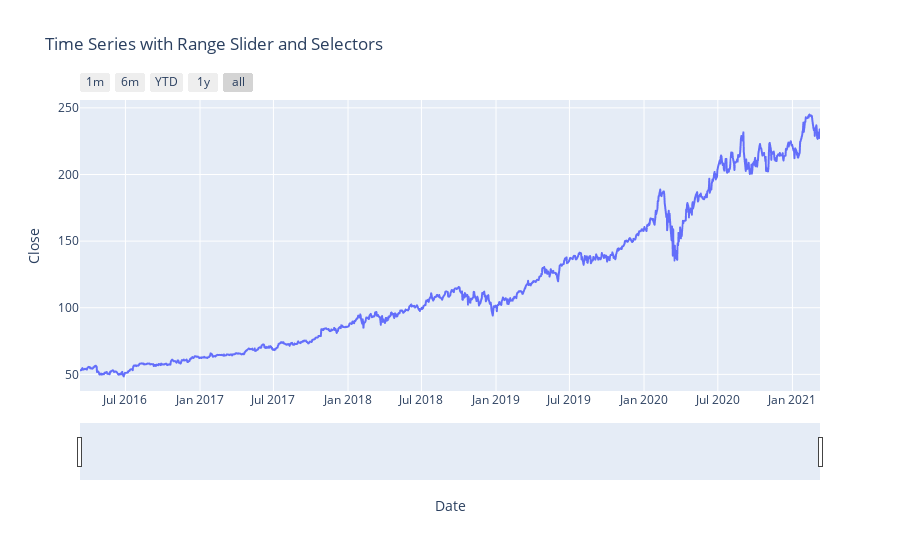

Notebook source saved alongside this figure:
### Code cell
# Plot data
import plotly.express as px

fig = px.line(df, x='Date', y='Close', title='Time Series with Range Slider and Selectors')

fig.update_xaxes(
    rangeslider_visible=True,
    rangeselector=dict(
        buttons=list([
            dict(count=1, label="1m", step="month", stepmode="backward"),
            dict(count=6, label="6m", step="month", stepmode="backward"),
            dict(count=1, label="YTD", step="year", stepmode="todate"),
            dict(count=1, label="1y", step="year", stepmode="backward"),
            dict(step="all")
        ])
    )
)
fig.show()

### Figure 1 — Plotly figure (JSON) as saved in the notebook; plotly's stock layout.template omitted (floating-point values rounded to 4 significant figures; data arrays with more than 128 entries replaced by an {"elided": "..."} marker saying what was removed)
{"data": [{"hovertemplate": "Date=%{x}<br>Close=%{y}<extra></extra>", "legendgroup": "", "line": {"color": "#636efa", "dash": "solid"}, "mode": "lines", "name": "", "showlegend": false, "type": "scattergl", "x": {"elided": "1258 str values"}, "xaxis": "x", "y": {"elided": "1258 float values"}, "yaxis": "y"}], "layout": {"legend": {"tracegroupgap": 0}, "title": {"text": "Time Series with Range Slider and Selectors"}, "xaxis": {"anchor": "y", "domain": [0, 1], "rangeselector": {"buttons": [{"count": 1, "label": "1m", "step": "month", "stepmode": "backward"}, {"count": 6, "label": "6m", "step": "month", "stepmode": "backward"}, {"count": 1, "label": "YTD", "step": "year", "stepmode": "todate"}, {"count": 1, "label": "1y", "step": "year", "stepmode": "backward"}, {"step": "all"}]}, "rangeslider": {"visible": true}, "title": {"text": "Date"}}, "yaxis": {"anchor": "x", "domain": [0, 1], "title": {"text": "Close"}}}}
